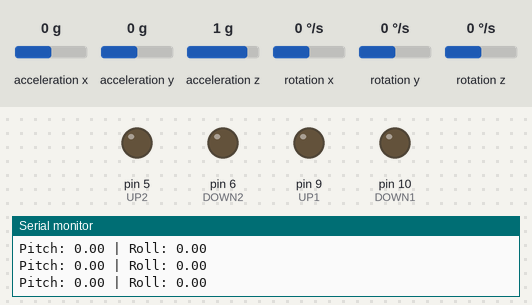
A sketch run on a simulated Arduino Uno, built with avr-gcc and run on an emulated ATmega328P. Parts: output pins drawn as LEDs (lit = HIGH), the last lines printed to the serial monitor. Inputs (shaded band) come from the test bench; at power-on: acceleration x 0 g, acceleration y 0 g, rotation x 0 °/s, rotation y 0 °/s, acceleration z 1 g, rotation z 0 °/s.

Above: at 1.2 s.
1.3 s: acceleration x set to -1.4 g
At 2.2 s:
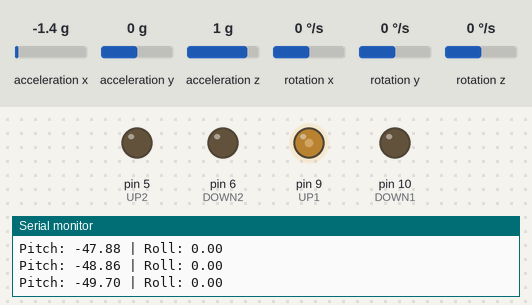
2.9 s: acceleration y set to -0.8 g
At 4.3 s:
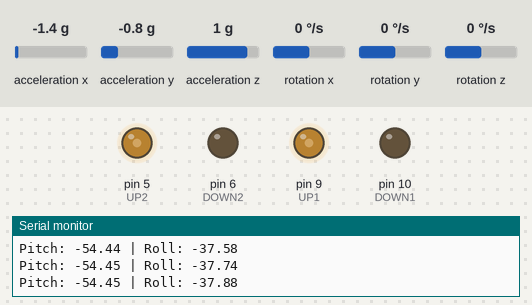
4.6 s: rotation x set to 192 °/s
At 7.48 s:
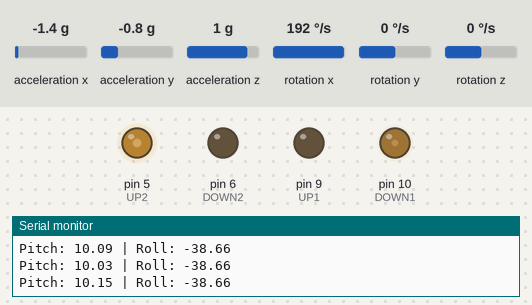
7.6 s: acceleration x set to -0.8 g
10.6 s: rotation y set to 100 °/s
At 13.3 s:
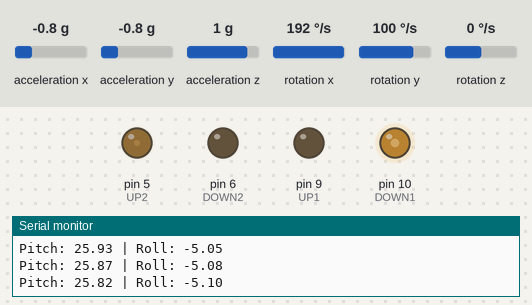
13.6 s: acceleration y set to 1.4 g
At 14.6 s:
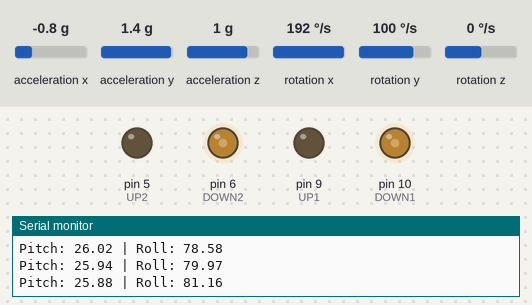
Timing chart, 0 to 16.2 s (numbered marks = the images above; inputs shaded):
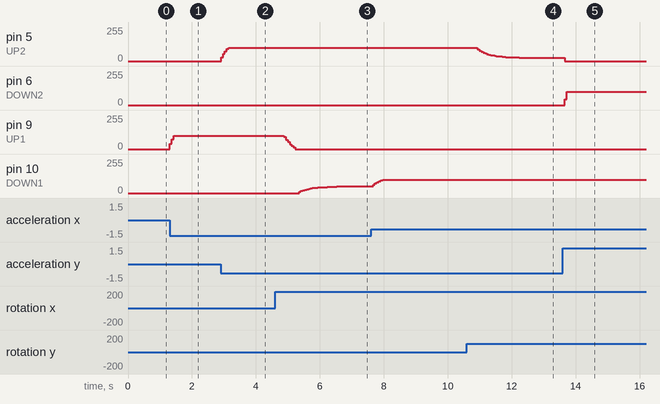

The sketch:

Chatgpt5_AngleAccelComp.ino
```cpp
#include <Wire.h>
#include <MPU6050.h>

MPU6050 mpuTop(0x68);   // MPU6050 at address 0x68
MPU6050 mpuBottom(0x69); // MPU6050 at address 0x69

// Define motor driver pins for Actuator 1
const int UP1 = 9;   // Up PWM for Actuator 1
const int DOWN1 = 10; // Down PWM for Actuator 1

// Define motor driver pins for Actuator 2
const int UP2 = 5;   // Up PWM for Actuator 2
const int DOWN2 = 6; // Down PWM for Actuator 2

// Complementary Filter constant (Adjustable for filtering)
const float alpha = 0.85;  // Higher = more gyroscope influence, lower = more accelerometer influence

// Time tracking
unsigned long prevTime = 0;

// Error limits
const float deadZone = 2.0;  // Ignore small errors below 2 degrees
const float maxSpeed = 100;  // Set a speed limit for actuators (0-255)

void setup() {
  Serial.begin(9600);
  Wire.begin();

  mpuTop.initialize();
  mpuBottom.initialize();

  pinMode(UP1, OUTPUT);
  pinMode(DOWN1, OUTPUT);
  pinMode(UP2, OUTPUT);
  pinMode(DOWN2, OUTPUT);
}

void loop() {
  static float pitchTop = 0, rollTop = 0;
  int16_t axTop, ayTop, azTop, gxTop, gyTop, gzTop;
  int16_t axBottom, ayBottom, azBottom, gxBottom, gyBottom, gzBottom;

  // Read acceleration and gyroscope data
  mpuTop.getMotion6(&axTop, &ayTop, &azTop, &gxTop, &gyTop, &gzTop);
  mpuBottom.getMotion6(&axBottom, &ayBottom, &azBottom, &gxBottom, &gyBottom, &gzBottom);

  // Normalize acceleration values
  float normAxTop = axTop / 16384.0;
  float normAyTop = ayTop / 16384.0;
  float normAzTop = azTop / 16384.0;

  // Calculate pitch and roll using accelerometer
  float accelPitchTop = atan2(normAxTop, normAzTop) * 180 / PI;
  float accelRollTop = atan2(normAyTop, normAzTop) * 180 / PI;

  // Get time step
  unsigned long currentTime = millis();
  float dt = (currentTime - prevTime) / 1000.0;
  prevTime = currentTime;

  // Convert gyroscope readings from raw to deg/sec
  float gyroPitchRateTop = gxTop / 131.0;
  float gyroRollRateTop = gyTop / 131.0;

  // Complementary filter: combines accelerometer and gyroscope data
  pitchTop = alpha * (pitchTop + gyroPitchRateTop * dt) + (1 - alpha) * accelPitchTop;
  rollTop = alpha * (rollTop + gyroRollRateTop * dt) + (1 - alpha) * accelRollTop;

  // Calculate errors (desired Z-axis should be 1, meaning zero tilt)
  float errorPitch = -pitchTop;
  float errorRoll = -rollTop;

  // Apply dead zone to avoid small oscillations
  if (abs(errorPitch) < deadZone) errorPitch = 0;
  if (abs(errorRoll) < deadZone) errorRoll = 0;

  // Actuator control (scaling angle to speed)
  controlActuator(UP1, DOWN1, errorPitch);
  controlActuator(UP2, DOWN2, errorRoll);

  // Output readings
  Serial.print("Pitch: "); Serial.print(pitchTop);
  Serial.print(" | Roll: "); Serial.println(rollTop);

  delay(50);
}

void controlActuator(int upPWM, int downPWM, float output) {
  int speed = constrain(abs(output) * 5, 0, maxSpeed);  // Reduce scaling factor
  if (output > 0) {
      analogWrite(upPWM, speed);
      analogWrite(downPWM, 0);
  } else if (output < 0) {
      analogWrite(upPWM, 0);
      analogWrite(downPWM, speed);
  } else {
      analogWrite(upPWM, 0);
      analogWrite(downPWM, 0);
  }
}
```

Measured:
- after the input at 1.3 s, pin 9 (UP1): 0/255 → 100/255 at once
- after the input at 2.9 s, pin 5 (UP2): 0/255 → 100/255 at once
- after the input at 10.6 s, pin 5 (UP2): moves from 100/255 to 25/255 over 1.7 s, starting after 0.27 s
- after the input at 13.6 s, pin 6 (DOWN2): 0/255 → 100/255 after 0.06 s
